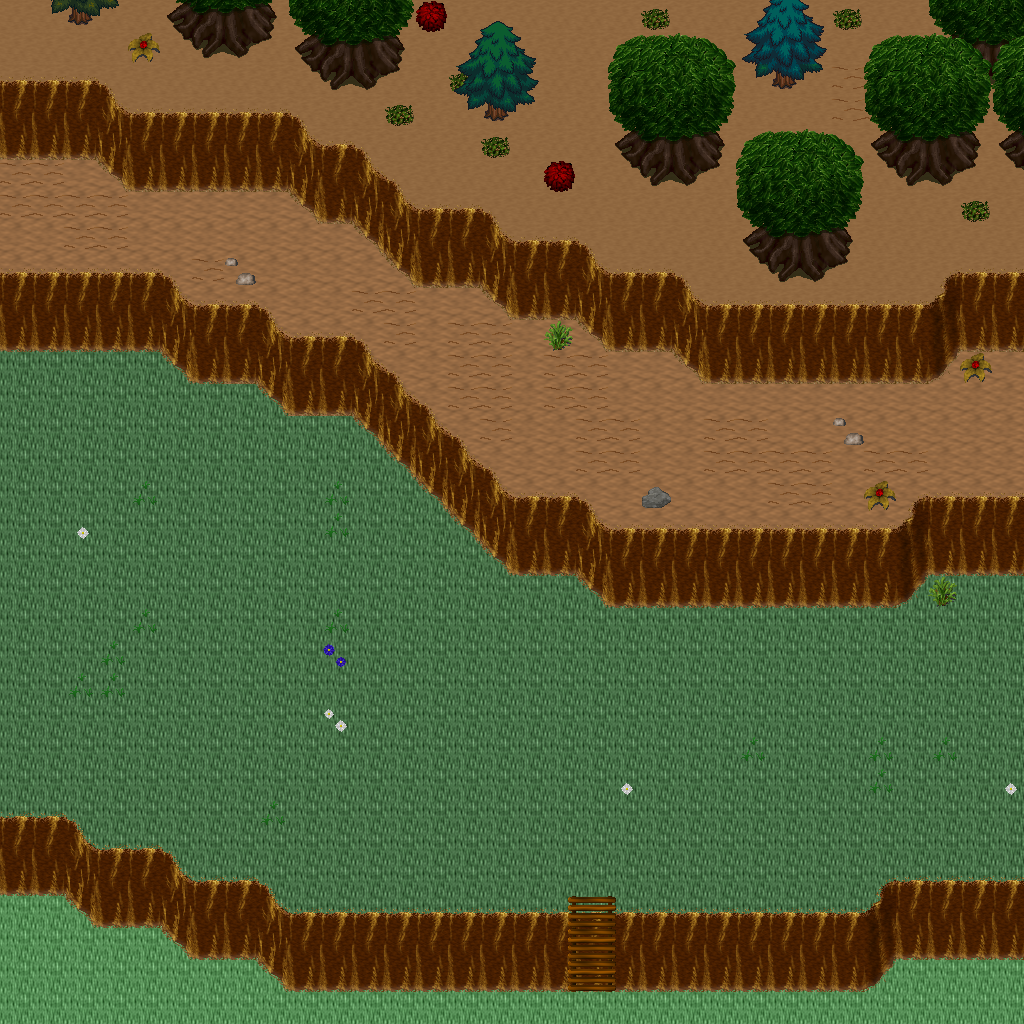

This is a level from a 2D game, rendered from its Tiled map with the project's own tilesets. A one-line summary and the map file follow, with tile-layer data summarised:
An orthogonal 32x32 tile map with 32x32 px tiles, 5 tile layers (Ground, Objects, Objects2, Above, ...), 1 hidden layer not drawn, 25 tilesets.

<map version="1.10" tiledversion="1.11.0" orientation="orthogonal" renderorder="right-down" width="32" height="32" tilewidth="32" tileheight="32" infinite="0" nextlayerid="11" nextobjectid="1">
 <tileset firstgid="1" name="ground_ground" tilewidth="32" tileheight="32" tilecount="33" columns="3">
  <image source="../drawable/ground_ground.png" width="96" height="352" />
 </tileset>
 <tileset firstgid="34" name="ground_grass_edges" tilewidth="32" tileheight="32" tilecount="36" columns="12">
  <image source="../drawable/ground_grass_edges.png" width="384" height="96" />
 </tileset>
 <tileset firstgid="70" name="ground_ridge_earth_dark" tilewidth="32" tileheight="32" tilecount="96" columns="12">
  <image source="../drawable/ground_ridge_earth_dark.png" width="384" height="256" />
 </tileset>
 <tileset firstgid="166" name="plant_flower_daisy_white" tilewidth="32" tileheight="32" tilecount="8" columns="2">
  <image source="../drawable/plant_flower_daisy_white.png" width="64" height="128" />
 </tileset>
 <tileset firstgid="174" name="plant_grasses" tilewidth="32" tileheight="32" tilecount="6" columns="3">
  <image source="../drawable/plant_grasses.png" width="96" height="64" />
 </tileset>
 <tileset firstgid="180" name="ground_rock_pebbles" tilewidth="32" tileheight="32" tilecount="3" columns="1">
  <image source="../drawable/ground_rock_pebbles.png" width="32" height="96" />
 </tileset>
 <tileset firstgid="183" name="plant_flower_daisy_blue" tilewidth="32" tileheight="32" tilecount="8" columns="2">
  <image source="../drawable/plant_flower_daisy_blue.png" width="64" height="128" />
 </tileset>
 <tileset firstgid="191" name="ground_ladder_vertical_dark" tilewidth="32" tileheight="32" tilecount="3" columns="3">
  <image source="../drawable/ground_ladder_vertical_dark.png" width="96" height="32" />
 </tileset>
 <tileset firstgid="194" name="item_corpse_huge_animal" tilewidth="32" tileheight="32" tilecount="16" columns="2">
  <image source="../drawable/item_corpse_huge_animal.png" width="64" height="256" />
 </tileset>
 <tileset firstgid="210" name="ground_ladder_steps" tilewidth="32" tileheight="32" tilecount="6" columns="3">
  <image source="../drawable/ground_ladder_steps.png" width="96" height="64" />
 </tileset>
 <tileset firstgid="216" name="logic_creature_rodent" tilewidth="32" tileheight="32" tilecount="8" columns="8">
  <image source="../drawable/logic_creature_rodent.png" width="256" height="32" />
 </tileset>
 <tileset firstgid="224" name="logic_creature_animal" tilewidth="32" tileheight="32" tilecount="32" columns="8">
  <image source="../drawable/logic_creature_animal.png" width="256" height="128" />
 </tileset>
 <tileset firstgid="256" name="logic_portal" tilewidth="32" tileheight="32" tilecount="24" columns="8">
  <image source="../drawable/logic_portal.png" width="256" height="96" />
 </tileset>
 <tileset firstgid="280" name="logic_creature_orc" tilewidth="32" tileheight="32" tilecount="6" columns="6">
  <image source="../drawable/logic_creature_orc.png" width="192" height="32" />
 </tileset>
 <tileset firstgid="286" name="logic_collision" tilewidth="32" tileheight="32" tilecount="1" columns="1">
  <image source="../drawable/logic_collision.png" width="32" height="32" />
 </tileset>
 <tileset firstgid="287" name="ground_green_paving" tilewidth="32" tileheight="32" tilecount="18" columns="3">
  <image source="../drawable/ground_green_paving.png" width="96" height="192" />
 </tileset>
 <tileset firstgid="305" name="logic_protection" tilewidth="32" tileheight="32" tilecount="2" columns="2">
  <image source="../drawable/logic_protection.png" width="64" height="32" />
 </tileset>
 <tileset firstgid="307" name="ground_earth_edges" tilewidth="32" tileheight="32" tilecount="18" columns="6">
  <image source="../drawable/ground_earth_edges.png" width="192" height="96" />
 </tileset>
 <tileset firstgid="325" name="ground_grass_corners" tilewidth="32" tileheight="32" tilecount="24" columns="6">
  <image source="../drawable/ground_grass_corners.png" width="192" height="128" />
 </tileset>
 <tileset firstgid="349" name="plant_tree_tree_darkgreen" tilewidth="32" tileheight="32" tilecount="88" columns="8">
  <image source="../drawable/plant_tree_tree_darkgreen.png" width="256" height="352" />
 </tileset>
 <tileset firstgid="437" name="plant_tree_evergreen" tilewidth="32" tileheight="32" tilecount="36" columns="3">
  <image source="../drawable/plant_tree_evergreen.png" width="96" height="384" />
 </tileset>
 <tileset firstgid="473" name="building_decoration_rocks" tilewidth="32" tileheight="32" tilecount="6" columns="3">
  <image source="../drawable/building_decoration_rocks.png" width="96" height="64" />
 </tileset>
 <tileset firstgid="479" name="plant_bush_bushes" tilewidth="32" tileheight="32" tilecount="10" columns="5">
  <image source="../drawable/plant_bush_bushes.png" width="160" height="64" />
 </tileset>
 <tileset firstgid="489" name="plant_bush_various_small" tilewidth="32" tileheight="32" tilecount="9" columns="3">
  <image source="../drawable/plant_bush_various_small.png" width="96" height="96" />
 </tileset>
 <tileset firstgid="498" name="ground_dry_grass" tilewidth="32" tileheight="32" tilecount="54" columns="9">
  <image source="../drawable/ground_dry_grass.png" width="288" height="192" />
 </tileset>
 <layer id="1" name="Ground" width="32" height="32">
  <data>[1024 cells, 1024 non-empty, 5 distinct tile ids]</data>
 </layer>
 <layer id="2" name="Objects" width="32" height="32">
  <data>[1024 cells, 423 non-empty, 31 distinct tile ids]</data>
 </layer>
 <layer id="3" name="Objects2" width="32" height="32">
  <data>[1024 cells, 9 non-empty, 3 distinct tile ids]</data>
 </layer>
 <layer id="4" name="Above" width="32" height="32">
  <data>[1024 cells, 73 non-empty, 32 distinct tile ids]</data>
 </layer>
 <layer id="5" name="Above2" width="32" height="32">
  <data>[1024 cells, 5 non-empty, 4 distinct tile ids]</data>
 </layer>
 <layer id="6" name="Walkable" width="32" height="32" visible="0">
  <data>[1024 cells, 330 non-empty, 1 distinct tile ids]</data>
 </layer>
 <objectgroup id="7" name="Mapevents" />
 <objectgroup id="8" name="Spawn" />
 <objectgroup id="9" name="Keys" />
 <objectgroup id="10" name="Replace" />
</map>
